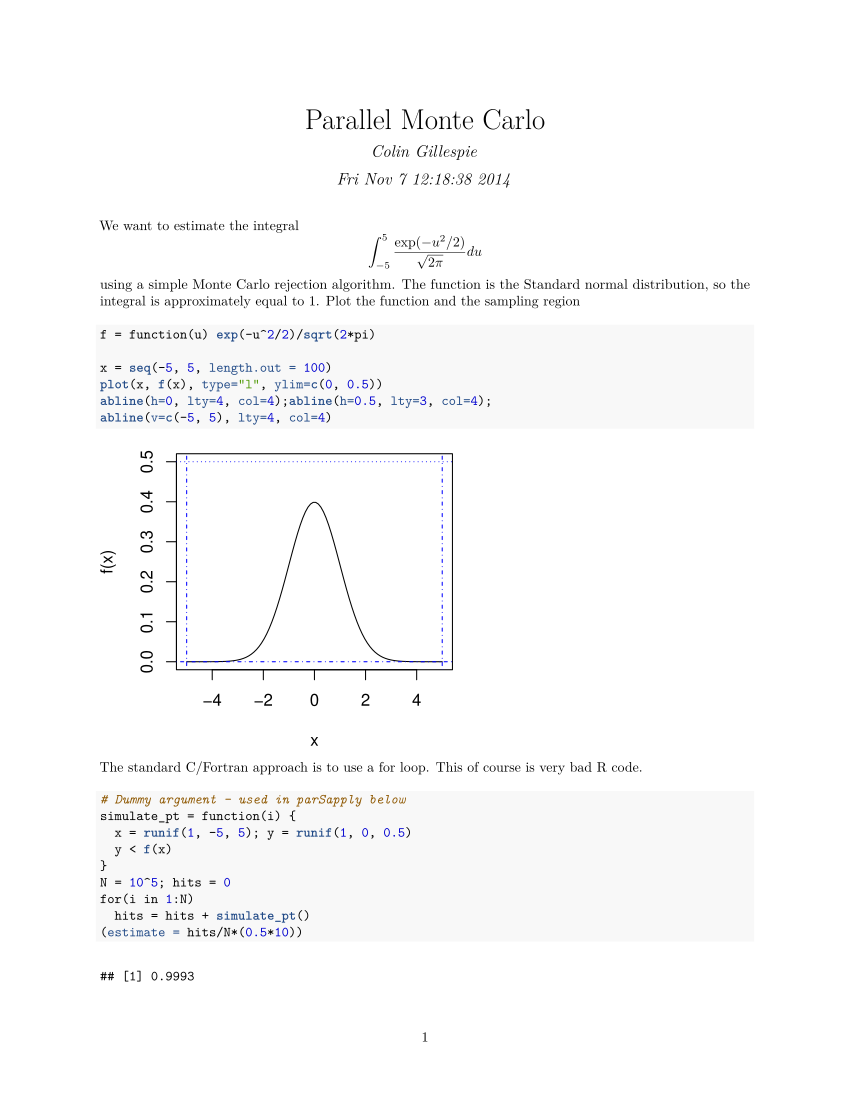

The script that drew this image:
#' ---
#' title: "Parallel Monte Carlo"
#' author: "Colin Gillespie"
#' output:
#'  pdf_document:
#'     fig_height: 4
#'     fig_width: 4 
#' ---

#' We want to estimate the integral
#' $$\int_{-5}^5 \frac{\exp(-u^2/2)}{\sqrt{2\pi}}du$$ 
#' using a simple Monte Carlo rejection algorithm. 
#' The function is the Standard normal distribution, so the integral is 
#' approximately equal to 1.


#' Plot the function and the sampling region
f = function(u) exp(-u^2/2)/sqrt(2*pi)

x = seq(-5, 5, length.out = 100)
plot(x, f(x), type="l", ylim=c(0, 0.5))
abline(h=0, lty=4, col=4);abline(h=0.5, lty=3, col=4);
abline(v=c(-5, 5), lty=4, col=4)


#' The standard C/Fortran approach is to use a for loop.
#' This of course is very bad R code.
# Dummy argument - used in parSapply below
simulate_pt = function(i) { 
  x = runif(1, -5, 5); y = runif(1, 0, 0.5)
  y < f(x)
}
N = 10^5; hits = 0
for(i in 1:N) 
  hits = hits + simulate_pt()
(estimate = hits/N*(0.5*10))

#' As an aside, the (optimal?) R way is to use a vectorised 
#' functions
sum(runif(N, 0, 0.5) < f(runif(N, -5, 5)))/N*(0.5*10)

#' Moving to parallel, we change the for loop to sapply
hits = sum(sapply(1:N, simulate_pt))
(estimate = hits/N*(0.5*10))

#' Then it's a straightforward to run in parallel.
# Load the package
library("parallel")
cl = makeCluster(4)
clusterExport(cl, "f")
hits = sum(parSapply(cl, 1:N, simulate_pt))
(estimate = hits/N*(0.5*10))
stopCluster(cl)
